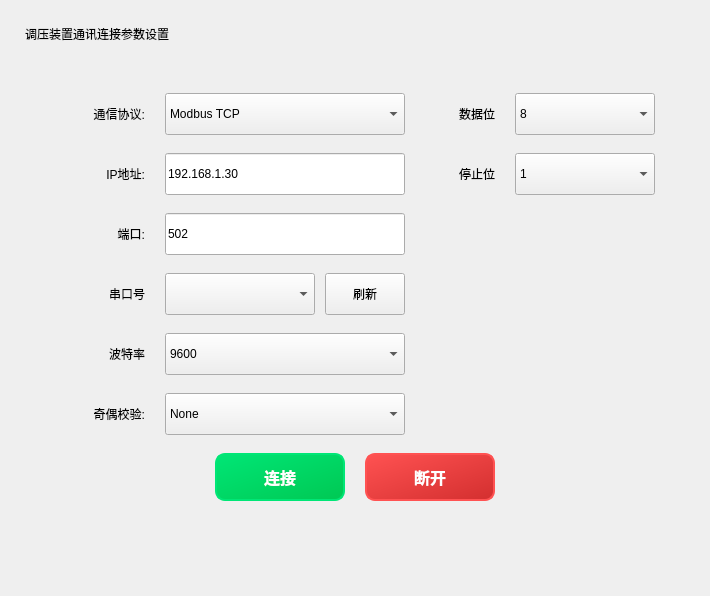
     <widget class="QWidget" name="tab_3">
      <attribute name="title">
       <string>  调压装置  </string>
      </attribute>
      <layout class="QVBoxLayout" name="verticalLayout_5">
       <property name="spacing">
        <number>20</number>
       </property>
       <property name="leftMargin">
        <number>25</number>
       </property>
       <property name="topMargin">
        <number>25</number>
       </property>
       <property name="rightMargin">
        <number>25</number>
       </property>
       <property name="bottomMargin">
        <number>25</number>
       </property>
       <item>
        <widget class="QLabel" name="titleLabel_3">
         <property name="text">
          <string>调压装置通讯连接参数设置</string>
         </property>
        </widget>
       </item>
       <item>
        <widget class="QFrame" name="pressureFrame">
         <property name="minimumSize">
          <size>
           <width>0</width>
           <height>400</height>
          </size>
         </property>
         <layout class="QGridLayout" name="gridLayout_3">
          <property name="leftMargin">
           <number>30</number>
          </property>
          <property name="topMargin">
           <number>30</number>
          </property>
          <property name="rightMargin">
           <number>30</number>
          </property>
          <property name="bottomMargin">
           <number>30</number>
          </property>
          <property name="horizontalSpacing">
           <number>20</number>
          </property>
          <property name="verticalSpacing">
           <number>18</number>
          </property>
          <item row="0" column="0">
           <widget class="QLabel" name="protocolLabel_3">
            <property name="minimumSize">
             <size>
              <width>90</width>
              <height>0</height>
             </size>
            </property>
            <property name="text">
             <string>通信协议:</string>
            </property>
            <property name="alignment">
             <set>Qt::AlignRight|Qt::AlignVCenter</set>
            </property>
           </widget>
          </item>
          <item row="0" column="1">
           <widget class="QComboBox" name="protocol_3">
            <property name="minimumSize">
             <size>
              <width>220</width>
              <height>42</height>
             </size>
            </property>
            <item>
             <property name="text">
              <string>Modbus TCP</string>
             </property>
            </item>
            <item>
             <property name="text">
              <string>Modbus RTU</string>
             </property>
            </item>
           </widget>
          </item>
          <item row="0" column="2">
           <widget class="QLabel" name="dataBitsLabel_3">
            <property name="minimumSize">
             <size>
              <width>70</width>
              <height>0</height>
             </size>
            </property>
            <property name="text">
             <string>数据位</string>
            </property>
            <property name="alignment">
             <set>Qt::AlignRight|Qt::AlignVCenter</set>
            </property>
           </widget>
          </item>
          <item row="0" column="3">
           <widget class="QComboBox" name="dataBitsComboBox_3">
            <property name="minimumSize">
             <size>
              <width>140</width>
              <height>42</height>
             </size>
            </property>
            <item>
             <property name="text">
              <string>8</string>
             </property>
            </item>
            <item>
             <property name="text">
              <string>7</string>
             </property>
            </item>
           </widget>
          </item>
          <item row="1" column="0">
           <widget class="QLabel" name="ipLabel_3">
            <property name="text">
             <string>IP地址:</string>
            </property>
            <property name="alignment">
             <set>Qt::AlignRight|Qt::AlignVCenter</set>
            </property>
           </widget>
          </item>
          <item row="1" column="1">
           <widget class="QLineEdit" name="ipLineEdit_3">
            <property name="minimumSize">
             <size>
              <width>220</width>
              <height>42</height>
             </size>
            </property>
            <property name="text">
             <string>192.168.1.30</string>
            </property>
           </widget>
          </item>
          <item row="1" column="2">
           <widget class="QLabel" name="stopBitsLabel_3">
            <property name="text">
             <string>停止位</string>
            </property>
            <property name="alignment">
             <set>Qt::AlignRight|Qt::AlignVCenter</set>
            </property>
           </widget>
          </item>
          <item row="1" column="3">
           <widget class="QComboBox" name="stopBitsComboBox_3">
            <property name="minimumSize">
             <size>
              <width>140</width>
              <height>42</height>
             </size>
            </property>
            <item>
             <property name="text">
              <string>1</string>
             </property>
            </item>
            <item>
             <property name="text">
              <string>2</string>
             </property>
            </item>
           </widget>
          </item>
          <item row="2" column="0">
           <widget class="QLabel" name="portLabel_3">
            <property name="text">
             <string>端口:</string>
            </property>
            <property name="alignment">
             <set>Qt::AlignRight|Qt::AlignVCenter</set>
            </property>
           </widget>
          </item>
          <item row="2" column="1">
           <widget class="QLineEdit" name="portLineEdit_3">
            <property name="minimumSize">
             <size>
              <width>220</width>
              <height>42</height>
             </size>
            </property>
            <property name="text">
             <string>502</string>
            </property>
           </widget>
          </item>
          <item row="3" column="0">
           <widget class="QLabel" name="serialPortLabel_3">
            <property name="text">
             <string>串口号</string>
            </property>
            <property name="alignment">
             <set>Qt::AlignRight|Qt::AlignVCenter</set>
            </property>
           </widget>
          </item>
          <item row="3" column="1">
           <layout class="QHBoxLayout" name="serialPortLayout_3">
            <property name="spacing">
             <number>10</number>
            </property>
            <item>
             <widget class="QComboBox" name="serialPortComboBox_3">
              <property name="minimumSize">
               <size>
                <width>150</width>
                <height>42</height>
               </size>
              </property>
             </widget>
            </item>
            <item>
             <widget class="QPushButton" name="refreshSerialPortButton_3">
              <property name="minimumSize">
               <size>
                <width>60</width>
                <height>42</height>
               </size>
              </property>
              <property name="text">
               <string>刷新</string>
              </property>
             </widget>
            </item>
           </layout>
          </item>
          <item row="4" column="0">
           <widget class="QLabel" name="baudrateLabel_3">
            <property name="text">
             <string>波特率</string>
            </property>
            <property name="alignment">
             <set>Qt::AlignRight|Qt::AlignVCenter</set>
            </property>
           </widget>
          </item>
          <item row="4" column="1">
           <widget class="QComboBox" name="baudrateComboBox_3">
            <property name="minimumSize">
             <size>
              <width>220</width>
              <height>42</height>
             </size>
            </property>
            <item>
             <property name="text">
              <string>9600</string>
             </property>
            </item>
            <item>
             <property name="text">
              <string>19200</string>
             </property>
            </item>
            <item>
             <property name="text">
              <string>38400</string>
             </property>
            </item>
            <item>
             <property name="text">
              <string>57600</string>
             </property>
            </item>
            <item>
             <property name="text">
              <string>115200</string>
             </property>
            </item>
           </widget>
          </item>
          <item row="5" column="0">
           <widget class="QLabel" name="parityLabel_3">
            <property name="text">
             <string>奇偶校验:</string>
            </property>
            <property name="alignment">
             <set>Qt::AlignRight|Qt::AlignVCenter</set>
            </property>
           </widget>
          </item>
          <item row="5" column="1">
           <widget class="QComboBox" name="parityComboBox_3">
            <property name="minimumSize">
             <size>
              <width>220</width>
              <height>42</height>
             </size>
            </property>
            <item>
             <property name="text">
              <string>None</string>
             </property>
            </item>
            <item>
             <property name="text">
              <string>Even</string>
             </property>
            </item>
            <item>
             <property name="text">
              <string>Odd</string>
             </property>
            </item>
           </widget>
          </item>
          <item row="6" column="0" colspan="4">
           <layout class="QHBoxLayout" name="buttonLayout_3">
            <property name="spacing">
             <number>20</number>
            </property>
            <item>
             <spacer name="buttonSpacer1_3">
              <property name="orientation">
               <enum>Qt::Horizontal</enum>
              </property>
              <property name="sizeHint" stdset="0">
               <size>
                <width>40</width>
                <height>20</height>
               </size>
              </property>
             </spacer>
            </item>
            <item>
             <widget class="QPushButton" name="connectionButton_3">
              <property name="minimumSize">
               <size>
                <width>130</width>
                <height>48</height>
               </size>
              </property>
              <property name="text">
               <string>连接</string>
              </property>
              <property name="styleSheet">
               <string notr="true">QPushButton { background: qlineargradient(x1:0, y1:0, x2:1, y2:1, stop:0 #00e676, stop:1 #00c853); color: white; border: 2px solid #00e676; border-radius: 10px; font-size: 16px; font-weight: bold; } QPushButton:hover { background: qlineargradient(x1:0, y1:0, x2:1, y2:1, stop:0 #69f0ae, stop:1 #00e676); }</string>
              </property>
             </widget>
            </item>
            <item>
             <widget class="QPushButton" name="disconnectButton_3">
              <property name="minimumSize">
               <size>
                <width>130</width>
                <height>48</height>
               </size>
              </property>
              <property name="text">
               <string>断开</string>
              </property>
              <property name="styleSheet">
               <string notr="true">QPushButton { background: qlineargradient(x1:0, y1:0, x2:1, y2:1, stop:0 #ff5252, stop:1 #d32f2f); color: white; border: 2px solid #ff5252; border-radius: 10px; font-size: 16px; font-weight: bold; } QPushButton:hover { background: qlineargradient(x1:0, y1:0, x2:1, y2:1, stop:0 #ff8a80, stop:1 #ff5252); }</string>
              </property>
             </widget>
            </item>
            <item>
             <spacer name="buttonSpacer2_3">
              <property name="orientation">
               <enum>Qt::Horizontal</enum>
              </property>
              <property name="sizeHint" stdset="0">
               <size>
                <width>40</width>
                <height>20</height>
               </size>
              </property>
             </spacer>
            </item>
           </layout>
          </item>
         </layout>
        </widget>
       </item>
       <item>
        <spacer name="verticalSpacer_3">
         <property name="orientation">
          <enum>Qt::Vertical</enum>
         </property>
         <property name="sizeHint" stdset="0">
          <size>
           <width>20</width>
           <height>40</height>
          </size>
         </property>
        </spacer>
       </item>
      </layout>
     </widget>
